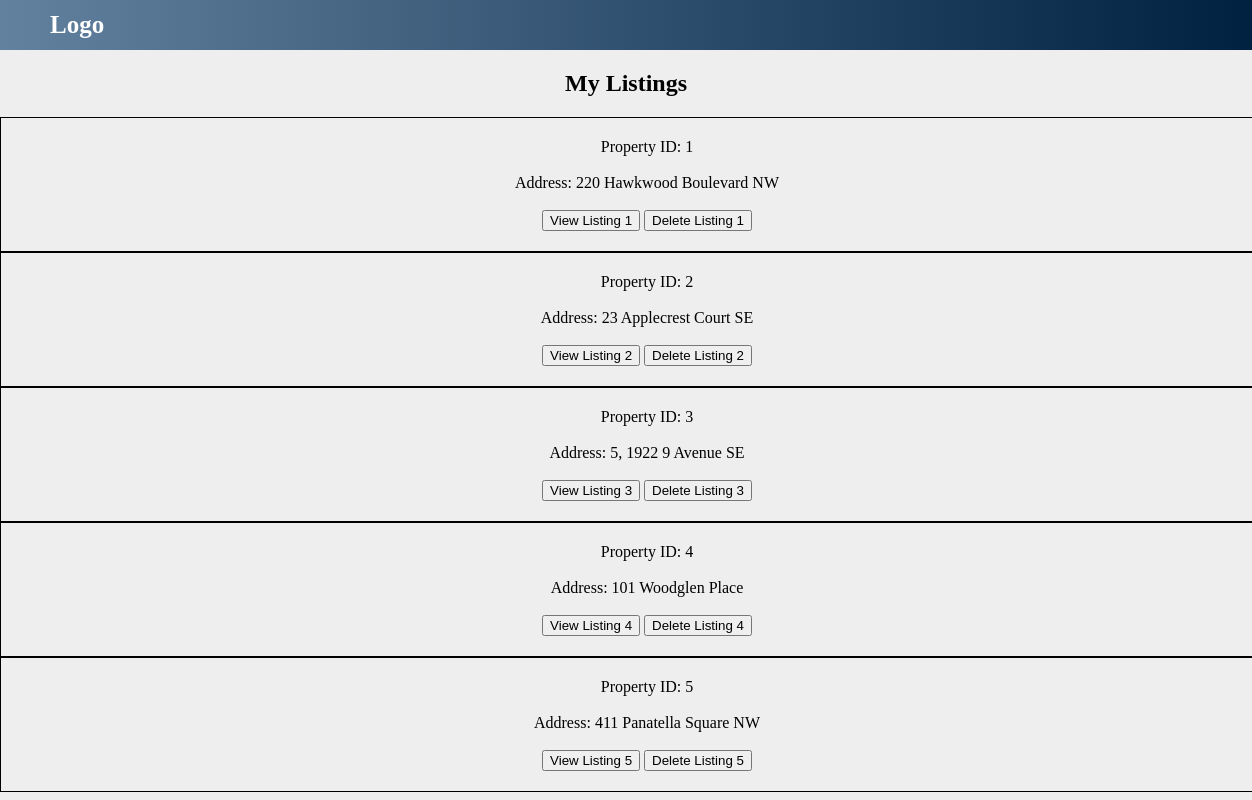
The app's page /real-estate-db/viewSellerListings.php (signed in), older data.
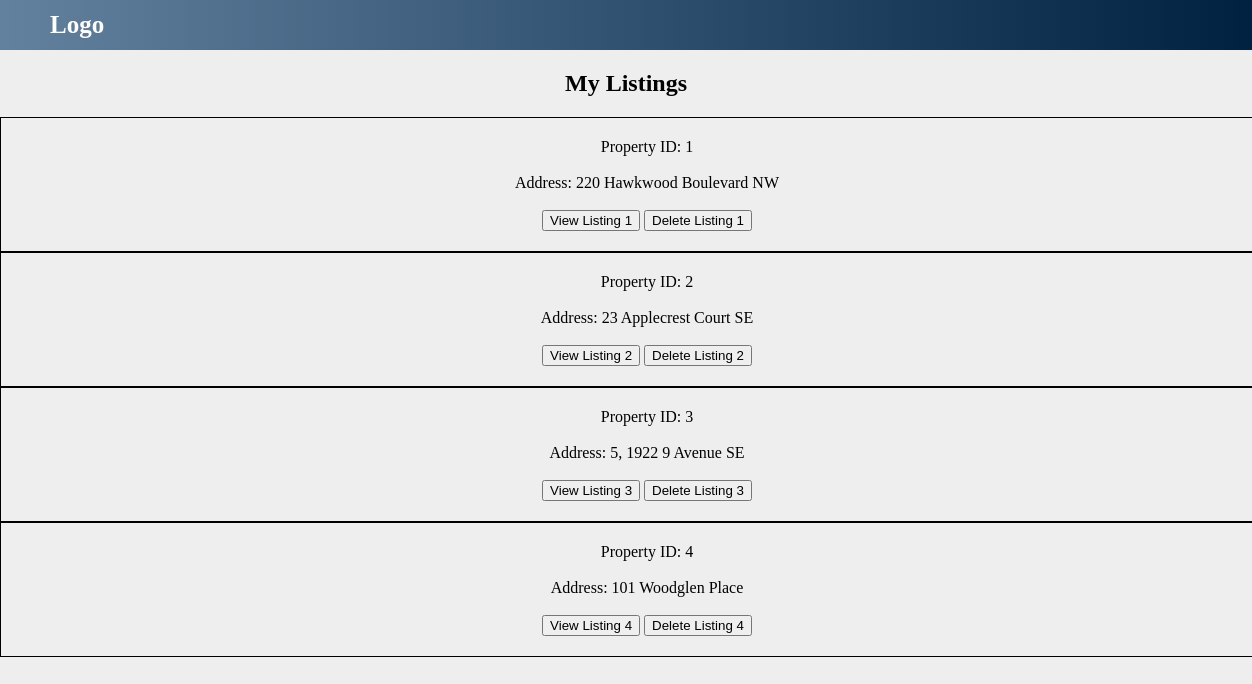
The same page, newer data.
### tables this page shows
CREATE TABLE `property` (
  `Property_ID` int(11) NOT NULL,
  `Address` varchar(50) NOT NULL,
  `Neighbourhood` varchar(50) NOT NULL,
  `City` varchar(50) NOT NULL,
  `Zip_Code` varchar(32) NOT NULL,
  `Estimated_Value` int(11) NOT NULL,
  `Square_Footage` int(11) NOT NULL,
  `Num_Beds` int(11) NOT NULL,
  `Num_Baths` int(11) NOT NULL,
  `S_Email` varchar(50) NOT NULL
);

### real-estate-db/functions.php (called while the page is built, shortened)
<?php
function check_login($conn) {
    if (isset($_SESSION['Email'])) {
        $email = $_SESSION['Email'];
        $query = "select * from real_estate_agent where Email = '$email' limit 1";
        $result = mysqli_query($conn, $query);
        $query = "(select * from buyer where Email = '$email') UNION ALL (select * from seller where Email = '$email') limit 1";
        $result = mysqli_query($conn, $query);
        if($result && mysqli_num_rows($result) > 0) {
            $user_data = mysqli_fetch_assoc($result);
            return $user_data;
        }
    }
    die;
}
?>

### real-estate-db/viewSellerListings.php (the view, shortened to what this page needs)
<?php
    include("connection.php");
    include("functions.php");
    $user_data = check_login($conn);
?>
<!DOCTYPE html>
<html>
<head>
	<link rel="stylesheet" type="text/css" href="style.css"/>
</head>
<body>
    <div class="grad">
		<h1 class="logo"> Logo </h1>
	</div>
    <div>
		<h2><center>My Listings</center></h2>
	</div>
    <form method="post" action="" >
<?php
    $email = $user_data['Email'];
    $query = "select * from property where S_Email = '$email'";
    $result = mysqli_query($conn, $query);
    if ($result) {
        if (mysqli_num_rows($result) > 0) {
            while($listing_data = mysqli_fetch_assoc($result)){ ?>
                <div class="meeting_div">
                    Property ID: <?php echo $listing_data['Property_ID'];?></br></br>
                    Address: <?php echo $listing_data['Address'];?></br></br>
                    <input type="submit" name="view" value="<?php echo "View Listing " . $listing_data['Property_ID'];?>">
                    <input type="submit" name="delete" value="<?php echo "Delete Listing " . $listing_data['Property_ID'];?>">
                </div>
            <?php }
        } else {
            echo "You have no listings.";
        }
    } else {
        echo "There was an error loading your listings.";
    }
?>
</body>
</html>

Row changes from the older to the newer data that the page shows:
removed property: Property_ID "5", Address "411 Panatella Square NW", view "View Listing 5", delete "Delete Listing 5"
